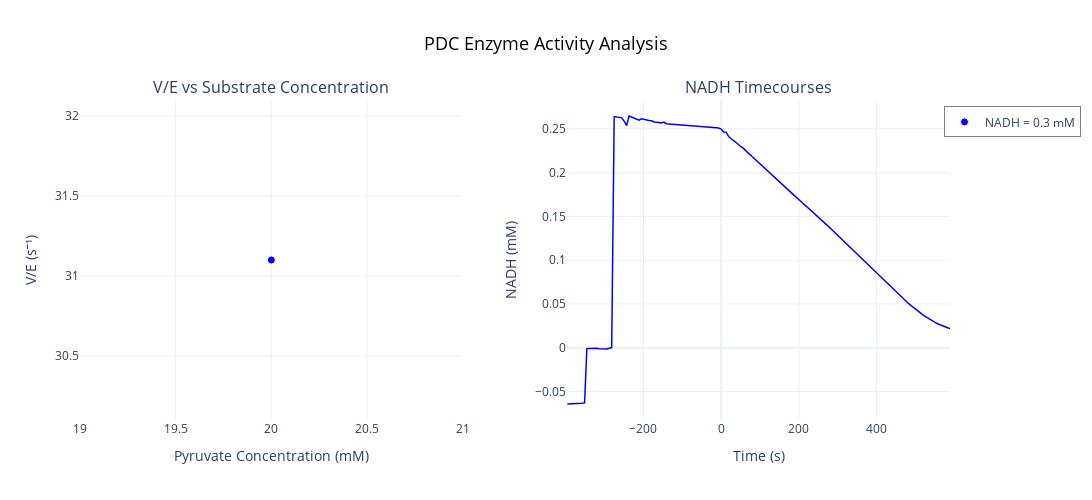

Write notebook code for a chart like this one.
### Code cell
# Create 2-panel figure: V/E vs Pyruvate and NADH timecourses
fig = make_subplots(
    rows=1, cols=2,
    subplot_titles=('V/E vs Substrate Concentration', 'NADH Timecourses'),
    horizontal_spacing=0.12,
    specs=[[{"secondary_y": False}, {"secondary_y": False}]]
)

# Define colors for different NADH concentrations
nadh_colors = {
    0.3: 'blue',
    1.75: 'red'
}

# Left panel: V/E vs Pyruvate_mM, colored by NADH_mM
for nadh_conc in sorted(summary_df['NADH_mM'].unique()):
    subset = summary_df[summary_df['NADH_mM'] == nadh_conc]
    
    # Create hover text with filename and cuvette
    hover_text = [
        f"{row['csv_filename']}<br>{row['Cuvette']}<br>"
        f"Pyruvate: {row['Pyruvate_mM']:.2f} mM<br>"
        f"V/E: {row['V_over_E']:.2f} s⁻¹"
        for _, row in subset.iterrows()
    ]
    
    fig.add_trace(
        go.Scatter(
            x=subset['Pyruvate_mM'],
            y=subset['V_over_E'],
            mode='markers',
            name=f'NADH = {nadh_conc} mM',
            marker=dict(
                size=8,
                color=nadh_colors.get(nadh_conc, 'gray'),
                symbol='circle',
                line=dict(width=1, color='white')
            ),
            legendgroup=f'nadh_{nadh_conc}',
            showlegend=True,
            hovertext=hover_text,
            hoverinfo='text'
        ),
        row=1, col=1
    )

# Right panel: NADH vs Time_Relative_s, colored by Initial_NADH_mM
# Need to merge timecourse_df with metadata to get initial NADH concentration
# Note: timecourse_df already has 'NADH_mM' (measured), so we rename the metadata column to avoid conflict
timecourse_df['merge_key'] = timecourse_df['csv_filename'] + '_' + timecourse_df['Cuvette']
timecourse_with_metadata = timecourse_df.merge(
    pdc_assays_temp[['merge_key', 'NADH_mM']].rename(columns={'NADH_mM': 'Initial_NADH_mM'}),
    on='merge_key',
    how='left'
)

# Plot each assay as a separate trace
for (csv_file, cuvette), group in timecourse_with_metadata.groupby(['csv_filename', 'Cuvette']):
    initial_nadh_conc = group['Initial_NADH_mM'].iloc[0]
    
    fig.add_trace(
        go.Scatter(
            x=group['Time_Relative_s'],
            y=group['NADH_mM'],
            mode='lines',
            line=dict(
                color=nadh_colors.get(initial_nadh_conc, 'gray'),
                width=1.5
            ),
            legendgroup=f'nadh_{initial_nadh_conc}',
            showlegend=False,
            hovertemplate=f'{csv_file}<br>{cuvette}<br>Time: %{{x:.1f}} s<br>NADH: %{{y:.4f}} mM<extra></extra>'
        ),
        row=1, col=2
    )

# Update layout
fig.update_layout(
    title=dict(
        text='PDC Enzyme Activity Analysis',
        font=dict(size=18, color='black'),
        x=0.5,
        xanchor='center'
    ),
    height=500,
    width=1200,
    hovermode='closest',
    template='plotly_white',
    legend=dict(
        orientation="v",
        yanchor="top",
        y=0.98,
        xanchor="right",
        x=1.15,
        bgcolor="rgba(255, 255, 255, 0.8)",
        bordercolor="gray",
        borderwidth=1
    ),
    font=dict(size=12)
)

# Update axes
fig.update_xaxes(title_text="Pyruvate Concentration (mM)", row=1, col=1, showgrid=True)
fig.update_yaxes(title_text="V/E (s⁻¹)", row=1, col=1, showgrid=True)

fig.update_xaxes(title_text="Time (s)", row=1, col=2, showgrid=True)
fig.update_yaxes(
    title_text="NADH (mM)", 
    row=1, col=2, 
    showgrid=True,
    range=[-0.2, None]  # Set minimum y-axis to -0.2 mM
)

fig.show()

### Figure 1 — Plotly figure (JSON) as saved in the notebook; plotly's stock layout.template omitted (floating-point values rounded to 4 significant figures; data arrays with more than 128 entries replaced by an {"elided": "..."} marker saying what was removed)
{"data": [{"hoverinfo": "text", "hovertext": ["1222 PDC-9.csv<br>CELL_1<br>Pyruvate: 20.00 mM<br>V/E: 31.10 s⁻¹"], "legendgroup": "nadh_0.3", "marker": {"color": "blue", "line": {"color": "white", "width": 1}, "size": 8, "symbol": "circle"}, "mode": "markers", "name": "NADH = 0.3 mM", "showlegend": true, "type": "scatter", "x": [20.0], "xaxis": "x", "y": [31.1], "yaxis": "y"}, {"hovertemplate": "1222 PDC-9.csv<br>CELL_1<br>Time: %{x:.1f} s<br>NADH: %{y:.4f} mM<extra></extra>", "legendgroup": "nadh_0.3", "line": {"color": "blue", "width": 1.5}, "mode": "lines", "showlegend": false, "type": "scatter", "x": {"elided": "155 float values"}, "xaxis": "x2", "y": {"elided": "155 float values"}, "yaxis": "y2"}], "layout": {"annotations": [{"font": {"size": 16}, "showarrow": false, "text": "V/E vs Substrate Concentration", "x": 0.22, "xanchor": "center", "xref": "paper", "y": 1, "yanchor": "bottom", "yref": "paper"}, {"font": {"size": 16}, "showarrow": false, "text": "NADH Timecourses", "x": 0.78, "xanchor": "center", "xref": "paper", "y": 1, "yanchor": "bottom", "yref": "paper"}], "font": {"size": 12}, "height": 500, "hovermode": "closest", "legend": {"bgcolor": "rgba(255, 255, 255, 0.8)", "bordercolor": "gray", "borderwidth": 1, "orientation": "v", "x": 1.15, "xanchor": "right", "y": 0.98, "yanchor": "top"}, "title": {"font": {"color": "black", "size": 18}, "text": "PDC Enzyme Activity Analysis", "x": 0.5, "xanchor": "center"}, "width": 1200, "xaxis": {"anchor": "y", "domain": [0, 0.44], "showgrid": true, "title": {"text": "Pyruvate Concentration (mM)"}}, "xaxis2": {"anchor": "y2", "domain": [0.56, 1], "showgrid": true, "title": {"text": "Time (s)"}}, "yaxis": {"anchor": "x", "domain": [0, 1], "showgrid": true, "title": {"text": "V/E (s⁻¹)"}}, "yaxis2": {"anchor": "x2", "domain": [0, 1], "range": [-0.2, null], "showgrid": true, "title": {"text": "NADH (mM)"}}}}
